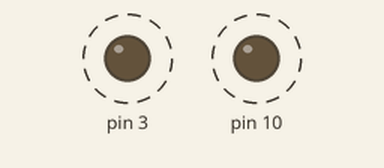
Simulated run of this sketch. Board: Arduino Uno, built with avr-gcc and run on an emulated ATmega328P. Shown: output pins drawn as LEDs (lit = HIGH). Dashed ring = blinking.

Above: at 4.0 s.
Timing chart, 0 to 6.0 s (numbered marks = the images above):
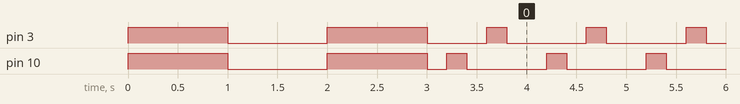

The sketch:

problem1.ino
```cpp
void setup() {

  pinMode(10, OUTPUT);
  pinMode(3,OUTPUT);

     digitalWrite(10, HIGH);
  digitalWrite(3,HIGH);
  delay(1000);
  digitalWrite(10, LOW);
 digitalWrite(3,LOW);

 delay(1000);
 digitalWrite(10, HIGH);
  digitalWrite(3,HIGH);
  delay(1000);
  digitalWrite(10, LOW);
 digitalWrite(3,LOW);


}


void loop() {

  delay(200);
  digitalWrite(10,HIGH);
  delay(200);
  digitalWrite(10,LOW);
  delay(200);
  digitalWrite(3,HIGH);
  delay(200);
  digitalWrite(3,LOW);
  delay(200);


}
```

Measured:
- by itself, pin 3: goes LOW 1.0 s, HIGH 1.0 s, LOW 0.60 s, 126 × (HIGH 0.20 s, LOW 0.80 s), HIGH 0.20 s, then LOW
- by itself, pin 10: goes LOW 1.0 s, HIGH 1.0 s, LOW 0.20 s, 126 × (HIGH 0.20 s, LOW 0.80 s), HIGH 0.20 s, then LOW
- by itself, everything shown: repeats every 1.0 s, in 4 steps
